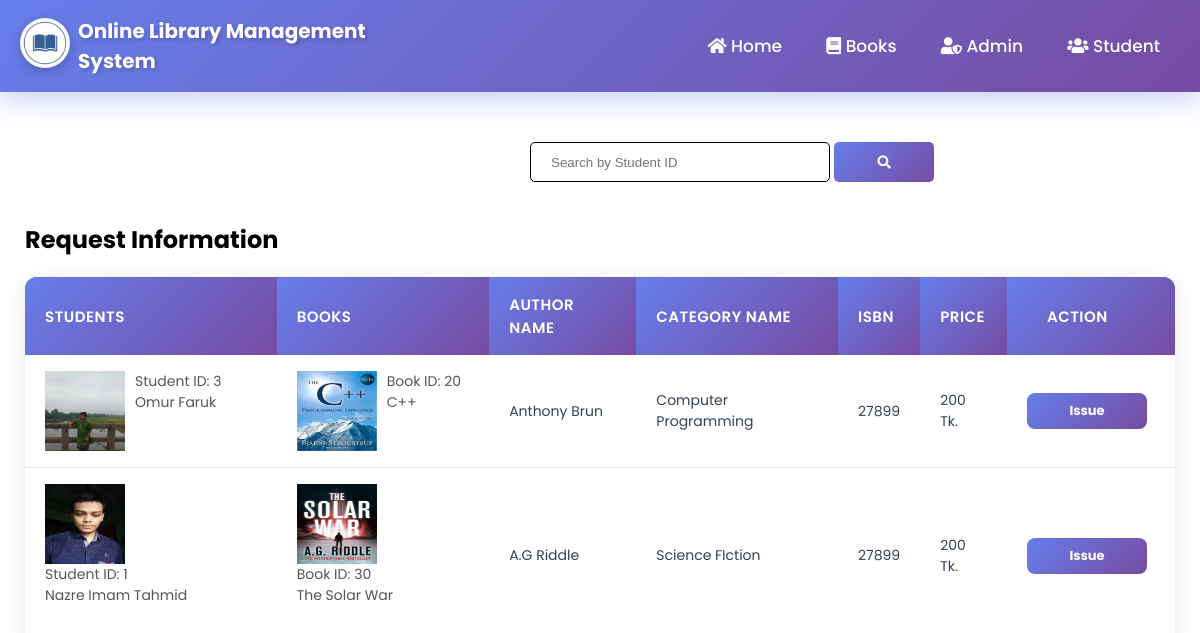
The app's page /request_info.php with its own data.
### tables this page shows
CREATE TABLE `student` (
  `studentid` int(111) NOT NULL,
  `student_username` varchar(111) NOT NULL,
  `FullName` varchar(111) NOT NULL,
  `Email` varchar(111) NOT NULL,
  `Password` varchar(111) NOT NULL,
  `PhoneNumber` varchar(111) NOT NULL,
  `studentpic` varchar(100) NOT NULL
);

CREATE TABLE `books` (
  `bookid` int(100) NOT NULL,
  `bookpic` varchar(500) NOT NULL,
  `bookname` varchar(100) NOT NULL,
  `authorid` int(100) NOT NULL,
  `categoryid` int(100) NOT NULL,
  `ISBN` varchar(100) NOT NULL,
  `price` int(100) NOT NULL,
  `quantity` int(100) NOT NULL,
  `status` varchar(100) NOT NULL
);

CREATE TABLE `authors` (
  `authorid` int(111) NOT NULL,
  `authorname` varchar(111) NOT NULL
);

CREATE TABLE `category` (
  `categoryid` int(111) NOT NULL,
  `categoryname` varchar(111) NOT NULL
);

### request_info.php (the view, shortened to what this page needs)
<?php
	include "connection.php";
    include "admin_navbar.php";
?>
<!DOCTYPE html>
<html lang="en">
<head>
    <link rel="stylesheet" href="https://cdnjs.cloudflare.com/ajax/libs/font-awesome/5.15.2/css/all.min.css" />
    <link rel="stylesheet" href="style.css?v=<?php echo time(); ?>">
</head>
<body>
    <div class="search-bar admin-search">
        <form action="" method='post'>
            <input type="search" name='search' placeholder='Search by Student ID' required>
            <button type='submit' name='submit'><i class="fas fa-search"></i></button>
        </form>
    </div>
    <div class="request-table">
        <div class="request-container book-container">
            <h2 class="request-title student-info-title">Request Information</h2>
            <?php
		if(isset($_POST['submit']))
		{
			$q=mysqli_query($db,"SELECT student.studentid,FullName,studentpic,books.bookid,bookname,ISBN,price,bookpic,authors.authorname,category.categoryname FROM student inner join issueinfo on student.studentid=issueinfo.studentid inner join books on issueinfo.bookid=books.bookid join authors on authors.authorid=books.authorid join category on category.categoryid=books.categoryid where issueinfo.approve='' AND issueinfo.studentid='$_POST[search]';");
			if(mysqli_num_rows($q)==0)
			{
				echo "Sorry! There's no book request by this student ID";
			}
			else
			{
				echo "<table class='rtable booktable'>";
                echo "<tr style='background-color: teal;'>";
                echo "<th>"; echo "Students"; echo "</th>";
                echo "<th>"; echo "Books"; echo "</th>";
                echo "<th>"; echo "Author Name"; echo "</th>";
                echo "<th>"; echo "Category Name"; echo "</th>";
                echo "<th>"; echo "ISBN"; echo "</th>";
                echo "<th>"; echo "Price"; echo "</th>";
                echo "<th style='padding-left: 40px;'>"; echo "Action"; echo "</th>";
                echo "</tr>";
                while($row=mysqli_fetch_assoc($q))
                {
                    echo "<tr>";
                    echo "<td>
                    <div class='table-info'>
                        <img src='images/".$row['studentpic']."'>
                        <div>
                            <p>Student ID: ";echo $row['studentid'];echo"</p>
                            <p>";echo $row['FullName'];echo"</p><br>";?>
                        </div>
                    </div>
                    </td><?php
                    echo "<td>
                    <div class='table-info'>
                        <img src='images/".$row['bookpic']."'>
                        <div>
                            <p>Book ID: ";echo $row['bookid'];echo"</p>
                            <p>";echo $row['bookname'];echo"</p><br>";?>
                        </div>
                    </div>
                    </td><?php
                    echo "<td>"; echo $row['authorname']; echo "</td>";
                    echo "<td>"; echo $row['categoryname']; echo "</td>";
                    echo "<td>"; echo $row['ISBN']; echo "</td>";
                    echo "<td>"; echo $row['price']; echo " Tk."; echo "</td>";
                    echo "<td>";?><a href="issue_book.php?ed=<?php echo $row['studentid'];?>&ed1=<?php echo $row['bookid'];?>"><button style="font-weight:bold;" type="submit" name="submit1" class="btn btn-default actionbtn">Issue
			        </button>
                    </a>
			        <?php
			        echo "</td>";
                    echo "</tr>";
                }
                echo "</table>";
		    }
		}
		else
		{
			$res=mysqli_query($db,"SELECT student.studentid,FullName,studentpic,books.bookid,bookname,ISBN,price,bookpic,authors.authorname,category.categoryname FROM student inner join issueinfo on student.studentid=issueinfo.studentid inner join books on issueinfo.bookid=books.bookid join authors on authors.authorid=books.authorid join category on category.categoryid=books.categoryid where issueinfo.approve='';");
            if(mysqli_num_rows($res)==0)
			{
				echo "There's no pending request.";
			}
            else{
                echo "<table class='rtable booktable'>";
            echo "<tr style='background-color: teal;'>";
            echo "<th>"; echo "Students"; echo "</th>";
            echo "<th>"; echo "Books"; echo "</th>";
            echo "<th>"; echo "Author Name"; echo "</th>";
            echo "<th>"; echo "Category Name"; echo "</th>";
            echo "<th>"; echo "ISBN"; echo "</th>";
            echo "<th>"; echo "Price"; echo "</th>";
            echo "<th style='padding-left: 40px;'>"; echo "Action"; echo "</th>";
            echo "</tr>";
            while($row=mysqli_fetch_assoc($res))
            {
                echo "<tr>";
                    echo "<td>
                    <div class='table-info'>
                        <img src='images/".$row['studentpic']."'>
                        <div>
                            <p>Student ID: ";echo $row['studentid'];echo"</p>
                            <p>";echo $row['FullName'];echo"</p><br>";?>
                        </div>
                    </div>
                    </td><?php
                    echo "<td>
                    <div class='table-info'>
                        <img src='images/".$row['bookpic']."'>
                        <div>
                            <p>Book ID: ";echo $row['bookid'];echo"</p>
                            <p>";echo $row['bookname'];echo"</p><br>";?>
                        </div>
                    </div>
                    </td><?php
                    echo "<td>"; echo $row['authorname']; echo "</td>";
                    echo "<td>"; echo $row['categoryname']; echo "</td>";
                    echo "<td>"; echo $row['ISBN']; echo "</td>";
                    echo "<td>"; echo $row['price']; echo " Tk."; echo "</td>";
                    echo "<td>";?><a href="issue_book.php?ed=<?php echo $row['studentid'];?>&ed1=<?php echo $row['bookid'];?>"><button style="font-weight:bold;" type="submit" name="submit1" class="btn btn-default actionbtn">Issue
			        </button>
                    </a>
			        <?php
			        echo "</td>";
                    echo "</tr>";
            }
            echo "</table>";
            }
        }
        ?>
        </div>
    </div>
</body>
</html>

### style.css (style rules this page uses)
html { scroll-behavior: smooth; }
* { margin: 0; padding: 0; box-sizing: border-box; }
body { font-family: 'Poppins', sans-serif; }
a { text-decoration: none; color: #fff; font-size: 17px; }
p { color: #555; }
.profile-table tr,td { border: none; padding: 10px; }
.btn-default { margin-top: 20px; margin-left: 60px; width: 150px; cursor: pointer; outline: none; border: none; }
.search-bar { margin-left: 480px; }
.search-bar input { border-radius: 5px; border: 1px solid; height: 40px; padding: 10px; padding-left: 20px; }
.search-bar button { width: 100px; padding: 10px; height: 40px; background: linear-gradient(135deg, #667eea 0%, #764ba2 100%); color: white; border: none; border-radius: 5px; cursor: pointer; transition: 0.4s; outline: none; }
.admin-search { padding-top: 40px; margin-left: 530px; }
.btn { font-family: 'Poppins', sans-serif; }
.request-table { padding-bottom: 500px; }
.request-container { max-width: 1300px; margin: auto; padding-left: 25px; padding-right: 25px; }
.book-container { max-width: 1400px; }
.request-container .request-title { padding-top: 100px; }
.request-container .student-info-title { padding-top: 30px; }
.rtable { width: 100%; margin-top: 20px; border-collapse: collapse; }
.rtable th { text-align: left; color: white; padding: 10px; }
.booktable th:last-child { padding-left: 110px; }
.table-info { display: flex; flex-wrap: wrap; }
.rtable td img { width: 80px; height: 80px; margin-right: 10px; }
.actionbtn { padding: 10px; margin: 0; }
.booktable .actionbtn { width: 120px; }
form input { width: 300px; height: 30px; margin: 10px 0; padding: 0 10px; border: 1px solid #ccc; }
.btn { display: inline-block; background: linear-gradient(135deg, #667eea 0%, #764ba2 100%); color: #fff; padding: 8px 30px; border-radius: 30px; transition: all 0.4s; outline: none; font-weight: 500; }

### request_info.php (style rules this page uses)
.rtable { width: 100%; margin-top: 20px; border-collapse: collapse; box-shadow: 0 4px 20px rgba(0, 0, 0, 0.1); border-radius: 12px; overflow: hidden; }
.rtable tr { transition: all 0.3s ease; }
.rtable th { text-align: left; color: white; padding: 16px 20px; background: linear-gradient(135deg, #667eea 0%, #764ba2 100%); font-weight: 600; font-size: 15px; text-transform: uppercase; letter-spacing: 0.5px; }
.rtable td { padding: 16px 20px; border-bottom: 1px solid #e5e7eb; color: #374151; font-size: 14px; }
.rtable tr:last-child td { border-bottom: none; }
.actionbtn { background: linear-gradient(135deg, #667eea 0%, #764ba2 100%); color: white; padding: 8px 16px; border: none; border-radius: 8px; cursor: pointer; font-weight: 600; font-size: 13px; transition: all 0.3s ease; margin-right: 8px; }

### records on screen
student: studentpic (picture), studentid "3", FullName "Omur Faruk", books.bookpic (picture), books.bookid "20", books.bookname "C++", authors.authorname "Anthony Brun", category.categoryname "Computer Programming", books.ISBN "27899", books.price "200"
student: studentpic (picture), studentid "1", FullName "Nazre Imam Tahmid", books.bookpic (picture), books.bookid "30", books.bookname "The Solar War", authors.authorname "A.G Riddle", category.categoryname "Science FIction", books.ISBN "27899", books.price "200"
